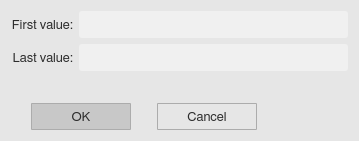
<?xml version="1.0" encoding="UTF-8"?>
<ui version="4.0">
 <class>setlistWindow</class>
 <widget class="QWidget" name="setlistWindow">
  <property name="geometry">
   <rect>
    <x>0</x>
    <y>0</y>
    <width>359</width>
    <height>141</height>
   </rect>
  </property>
  <property name="minimumSize">
   <size>
    <width>0</width>
    <height>0</height>
   </size>
  </property>
  <property name="maximumSize">
   <size>
    <width>16777215</width>
    <height>16777215</height>
   </size>
  </property>
  <property name="font">
   <font>
    <family>FreeSans</family>
    <pointsize>10</pointsize>
    <weight>50</weight>
    <bold>false</bold>
    <stylestrategy>PreferAntialias</stylestrategy>
    <kerning>true</kerning>
   </font>
  </property>
  <property name="windowTitle">
   <string>Set variable options</string>
  </property>
  <property name="windowIcon">
   <iconset>
    <normaloff>icons/new_var_icon.svg</normaloff>icons/new_var_icon.svg</iconset>
  </property>
  <property name="styleSheet">
   <string notr="true">QWidget {
	background-color: rgb(230,230,230);
}

QScrollBar:vertical {
  border: 1px solid white;
  background-color: rgb(240, 240, 240);
  width: 20px;
  margin: 21px 0px 21px 0px;
}

QScrollBar:horizontal {
  border: 1px solid white;
  background-color: rgb(240, 240, 240);
  height: 20px;
  margin: 0px 21px 0px 21px;
}

QScrollBar::handle:vertical {
  background-color: rgb(205, 205, 205);
  min-height: 25px;
}

QScrollBar:handle:vertical:hover {
  background-color: rgb(167, 167, 167);
}

QScrollBar::handle:horizontal {
  background-color: rgb(205, 205, 205);
  min-width: 25px;
}

QScrollBar:handle:horizontal:hover {
  background-color: rgb(167, 167, 167);
}

QScrollBar::add-line:vertical {
  border-top: 1px solid rgb(240,240,240);
  border-left: 1px solid white;
  border-right: 1px solid white;
  border-bottom: 1px solid white;
  background-color: rgb(240, 240, 240);
  height: 20px;
  subcontrol-position: bottom;
  subcontrol-origin: margin;
}

QScrollBar::add-line:vertical:hover {
  background-color: rgb(219, 219, 219);
}

QScrollBar::sub-line:vertical {
  border-top: 1px solid white;
  border-left: 1px solid white;
  border-right: 1px solid white;
  border-bottom: 1px solid rgb(240,240,240);
  background-color: rgb(240, 240, 240);
  height: 20px;
  subcontrol-position: top;
  subcontrol-origin: margin;
}

QScrollBar::sub-line:vertical:hover {
  background-color: rgb(219, 219, 219);
}

QScrollBar::up-arrow:vertical {
  image: url(icons/up_arrow_icon.svg); 
  width: 16px;
  height: 16px;
}

QScrollBar::up-arrow:vertical:pressed {
  right: -1px;
  bottom: -1px;
}

QScrollBar::down-arrow:vertical {
  image: url(icons/down_arrow_icon.svg); 
  width: 16px;
  height: 16px;
}

QScrollBar::down-arrow:vertical:pressed {
  right: -1px;
  bottom: -1px;
}

QScrollBar::add-line:horizontal {
  border-top: 1px solid white;
  border-left: 1px solid rgb(240,240,240);
  border-right: 1px solid white;
  border-bottom: 1px solid white;
  background-color: rgb(240, 240, 240);
  width: 20px;
  subcontrol-position: right;
  subcontrol-origin: margin;
}

QScrollBar::add-line:horizontal:hover {
  background-color: rgb(219, 219, 219);
}

QScrollBar::sub-line:horizontal {
  border-top: 1px solid white;
  border-left: 1px solid white;
  border-right: 1px solid rgb(240,240,240);
  border-bottom: 1px solid white;
  background-color: rgb(240, 240, 240);
  width: 20px;
  subcontrol-position: left;
  subcontrol-origin: margin;
}

QScrollBar::sub-line:horizontal:hover {
  background-color: rgb(219, 219, 219);
}

QScrollBar::left-arrow:horizontal {
  image: url(icons/left_arrow_icon.svg); 
  width: 16px;
  height: 16px;
}

QScrollBar::left-arrow:horizontal:pressed {
  right: -1px;
  bottom: -1px;
}

QScrollBar::right-arrow:horizontal {
  image: url(icons/right_arrow_icon.svg); 
  width: 16px;
  height: 16px;
}

QScrollBar::right-arrow:horizontal:pressed {
  right: -1px;
  bottom: -1px;
}

QComboBox {
	border: 1px solid #acacac;
    border-radius: 1px;
	padding-left: 5px;
    background-color: qlineargradient(x1: 0, y1: 0, x2: 0, y2: 1, 
								stop: 0 #f0f0f0, stop: 1 #e5e5e5);
}

QComboBox:disabled {
	background-color:  rgb(200,200,200);
}

QComboBox:hover {
	border: 1px solid #7eb4ea;
    border-radius: 1px;
	background-color: qlineargradient(x1: 0, y1: 0, x2: 0, y2: 1, 
								stop: 0 #ecf4fc, stop: 1 #dcecfc);
}

QComboBox::drop-down {
	subcontrol-origin: padding;
	subcontrol-position: top right;
	width: 27px;
    border-left-width: 1px;
	border-left-color: darkgray;
	border-left-style: solid;
	border-top-right-radius: 3px;
	border-bottom-right-radius: 3px;
}

QComboBox::down-arrow {
	image: url(icons/down_arrow_icon.svg); 
	width: 16px;
	height: 16px
}

QComboBox QAbstractItemView {
	selection-background-color: rgb(200,200,200);
	selection-color: black;
	background: #f0f0f0;
	border: 0px solid #f0f0f0;
}

QComboBox QAbstractItemView::item {
	margin: 5px 5px 5px 5px;
}</string>
  </property>
  <layout class="QGridLayout" name="gridLayout_2">
   <item row="0" column="0">
    <layout class="QGridLayout" name="gridLayout">
     <item row="0" column="0">
      <widget class="QLabel" name="slw_label_1">
       <property name="sizePolicy">
        <sizepolicy hsizetype="Preferred" vsizetype="Fixed">
         <horstretch>0</horstretch>
         <verstretch>0</verstretch>
        </sizepolicy>
       </property>
       <property name="minimumSize">
        <size>
         <width>0</width>
         <height>27</height>
        </size>
       </property>
       <property name="maximumSize">
        <size>
         <width>16777215</width>
         <height>27</height>
        </size>
       </property>
       <property name="font">
        <font>
         <family>FreeSans</family>
         <pointsize>10</pointsize>
         <weight>50</weight>
         <bold>false</bold>
         <stylestrategy>PreferAntialias</stylestrategy>
         <kerning>true</kerning>
        </font>
       </property>
       <property name="styleSheet">
        <string notr="true">QLabel {
   color: rgb(45,45,45);
}</string>
       </property>
       <property name="frameShape">
        <enum>QFrame::NoFrame</enum>
       </property>
       <property name="frameShadow">
        <enum>QFrame::Plain</enum>
       </property>
       <property name="lineWidth">
        <number>0</number>
       </property>
       <property name="midLineWidth">
        <number>0</number>
       </property>
       <property name="text">
        <string>First value:</string>
       </property>
       <property name="textFormat">
        <enum>Qt::AutoText</enum>
       </property>
       <property name="alignment">
        <set>Qt::AlignRight|Qt::AlignTrailing|Qt::AlignVCenter</set>
       </property>
       <property name="wordWrap">
        <bool>true</bool>
       </property>
      </widget>
     </item>
     <item row="0" column="1">
      <widget class="QLineEdit" name="slw_line_1">
       <property name="enabled">
        <bool>true</bool>
       </property>
       <property name="minimumSize">
        <size>
         <width>0</width>
         <height>27</height>
        </size>
       </property>
       <property name="maximumSize">
        <size>
         <width>16777215</width>
         <height>27</height>
        </size>
       </property>
       <property name="font">
        <font>
         <family>FreeSans</family>
         <pointsize>9</pointsize>
         <stylestrategy>PreferAntialias</stylestrategy>
         <kerning>true</kerning>
        </font>
       </property>
       <property name="styleSheet">
        <string notr="true">QLineEdit {
	border-radius: 3px;
	padding: 1px 4px 1px 4px;
	background-color:  rgb(240, 240, 240);
    color: rgb(45,45,45);
}
    
QLineEdit:disabled {
	background-color:  rgb(200,200,200);
    color: rgb(45,45,45);
}</string>
       </property>
      </widget>
     </item>
     <item row="1" column="0">
      <widget class="QLabel" name="slw_label_2">
       <property name="sizePolicy">
        <sizepolicy hsizetype="Preferred" vsizetype="Fixed">
         <horstretch>0</horstretch>
         <verstretch>0</verstretch>
        </sizepolicy>
       </property>
       <property name="minimumSize">
        <size>
         <width>0</width>
         <height>27</height>
        </size>
       </property>
       <property name="maximumSize">
        <size>
         <width>16777215</width>
         <height>27</height>
        </size>
       </property>
       <property name="font">
        <font>
         <family>FreeSans</family>
         <pointsize>10</pointsize>
         <weight>50</weight>
         <bold>false</bold>
         <stylestrategy>PreferAntialias</stylestrategy>
         <kerning>true</kerning>
        </font>
       </property>
       <property name="styleSheet">
        <string notr="true">QLabel {
   color: rgb(45,45,45);
}</string>
       </property>
       <property name="frameShape">
        <enum>QFrame::NoFrame</enum>
       </property>
       <property name="frameShadow">
        <enum>QFrame::Plain</enum>
       </property>
       <property name="lineWidth">
        <number>0</number>
       </property>
       <property name="midLineWidth">
        <number>0</number>
       </property>
       <property name="text">
        <string>Last value:</string>
       </property>
       <property name="textFormat">
        <enum>Qt::AutoText</enum>
       </property>
       <property name="alignment">
        <set>Qt::AlignRight|Qt::AlignTrailing|Qt::AlignVCenter</set>
       </property>
       <property name="wordWrap">
        <bool>true</bool>
       </property>
      </widget>
     </item>
     <item row="1" column="1">
      <widget class="QLineEdit" name="slw_line_2">
       <property name="enabled">
        <bool>true</bool>
       </property>
       <property name="minimumSize">
        <size>
         <width>0</width>
         <height>27</height>
        </size>
       </property>
       <property name="maximumSize">
        <size>
         <width>16777215</width>
         <height>27</height>
        </size>
       </property>
       <property name="font">
        <font>
         <family>FreeSans</family>
         <pointsize>9</pointsize>
         <stylestrategy>PreferAntialias</stylestrategy>
         <kerning>true</kerning>
        </font>
       </property>
       <property name="styleSheet">
        <string notr="true">QLineEdit {
	border-radius: 3px;
	padding: 1px 4px 1px 4px;
	background-color:  rgb(240, 240, 240);
    color: rgb(45,45,45);
}
    
QLineEdit:disabled {
	background-color:  rgb(200,200,200);
    color: rgb(45,45,45);
}</string>
       </property>
      </widget>
     </item>
    </layout>
   </item>
   <item row="1" column="0">
    <spacer name="verticalSpacer">
     <property name="orientation">
      <enum>Qt::Vertical</enum>
     </property>
     <property name="sizeType">
      <enum>QSizePolicy::Expanding</enum>
     </property>
     <property name="sizeHint" stdset="0">
      <size>
       <width>20</width>
       <height>10</height>
      </size>
     </property>
    </spacer>
   </item>
   <item row="2" column="0">
    <layout class="QHBoxLayout" name="horizontalLayout">
     <item>
      <spacer name="horizontalSpacer_2">
       <property name="orientation">
        <enum>Qt::Horizontal</enum>
       </property>
       <property name="sizeType">
        <enum>QSizePolicy::Fixed</enum>
       </property>
       <property name="sizeHint" stdset="0">
        <size>
         <width>20</width>
         <height>20</height>
        </size>
       </property>
      </spacer>
     </item>
     <item>
      <widget class="QToolButton" name="slw_ok_button">
       <property name="enabled">
        <bool>false</bool>
       </property>
       <property name="minimumSize">
        <size>
         <width>100</width>
         <height>27</height>
        </size>
       </property>
       <property name="maximumSize">
        <size>
         <width>100</width>
         <height>27</height>
        </size>
       </property>
       <property name="font">
        <font>
         <family>FreeSans</family>
         <pointsize>10</pointsize>
         <weight>50</weight>
         <bold>false</bold>
         <stylestrategy>PreferDefault</stylestrategy>
         <kerning>true</kerning>
        </font>
       </property>
       <property name="styleSheet">
        <string notr="true">QToolButton {
    border: 1px solid #acacac;
    border-radius: 1px;
    background-color: qlineargradient(x1: 0, y1: 0, x2: 0, y2: 1, 
								stop: 0 #f0f0f0, stop: 1 #e5e5e5);
	color: rgb(45,45,45);
}

QToolButton:disabled {
	background-color:  rgb(200,200,200);
}

QToolButton:hover {
	border: 1px solid #7eb4ea;
    border-radius: 1px;
	background-color: qlineargradient(x1: 0, y1: 0, x2: 0, y2: 1, 
								stop: 0 #ecf4fc, stop: 1 #dcecfc);
}


QToolButton:pressed {
	border: 1px solid #579de5;
    border-radius: 1px;
    background-color: qlineargradient(x1: 0, y1: 0, x2: 0, y2: 1,
                                      stop: 0 #daecfc, stop: 1 #c4e0fc);
}</string>
       </property>
       <property name="text">
        <string>OK</string>
       </property>
       <property name="iconSize">
        <size>
         <width>25</width>
         <height>25</height>
        </size>
       </property>
      </widget>
     </item>
     <item>
      <spacer name="horizontalSpacer_4">
       <property name="orientation">
        <enum>Qt::Horizontal</enum>
       </property>
       <property name="sizeType">
        <enum>QSizePolicy::Fixed</enum>
       </property>
       <property name="sizeHint" stdset="0">
        <size>
         <width>20</width>
         <height>20</height>
        </size>
       </property>
      </spacer>
     </item>
     <item>
      <widget class="QToolButton" name="slw_cancel_button">
       <property name="minimumSize">
        <size>
         <width>100</width>
         <height>27</height>
        </size>
       </property>
       <property name="maximumSize">
        <size>
         <width>100</width>
         <height>27</height>
        </size>
       </property>
       <property name="font">
        <font>
         <family>FreeSans</family>
         <pointsize>10</pointsize>
         <weight>50</weight>
         <bold>false</bold>
         <stylestrategy>PreferDefault</stylestrategy>
         <kerning>true</kerning>
        </font>
       </property>
       <property name="styleSheet">
        <string notr="true">QToolButton {
	border: 1px solid #acacac;
	border-radius: 1px;
	background-color: qlineargradient(x1:0, y1:0, x2:0, y2:1,
									stop:0 #f0f0f0, stop:1 #e5e5e5);
    color: rgb(45,45,45);
}

QToolButton:hover {
	border: 1px solid #7eb4ea;
	border-radius: 1px;
	background-color: qlineargradient(x1:0, y1:0, x2:0, y2:1,
									stop:0 #ecf4fc, stop:1 #dcecfc);
}

QToolButton:pressed {
	border: 1px solid #579de5;
	border-radius: 1px;
	background-color: qlineargradient(x1:0, y1:0, x2:0, y2:1,
									stop:0 #daecfc, stop:1 #c4e0fc);
}</string>
       </property>
       <property name="text">
        <string>Cancel</string>
       </property>
       <property name="iconSize">
        <size>
         <width>25</width>
         <height>25</height>
        </size>
       </property>
      </widget>
     </item>
     <item>
      <spacer name="horizontalSpacer">
       <property name="orientation">
        <enum>Qt::Horizontal</enum>
       </property>
       <property name="sizeHint" stdset="0">
        <size>
         <width>40</width>
         <height>20</height>
        </size>
       </property>
      </spacer>
     </item>
    </layout>
   </item>
  </layout>
 </widget>
 <resources/>
 <connections/>
</ui>
